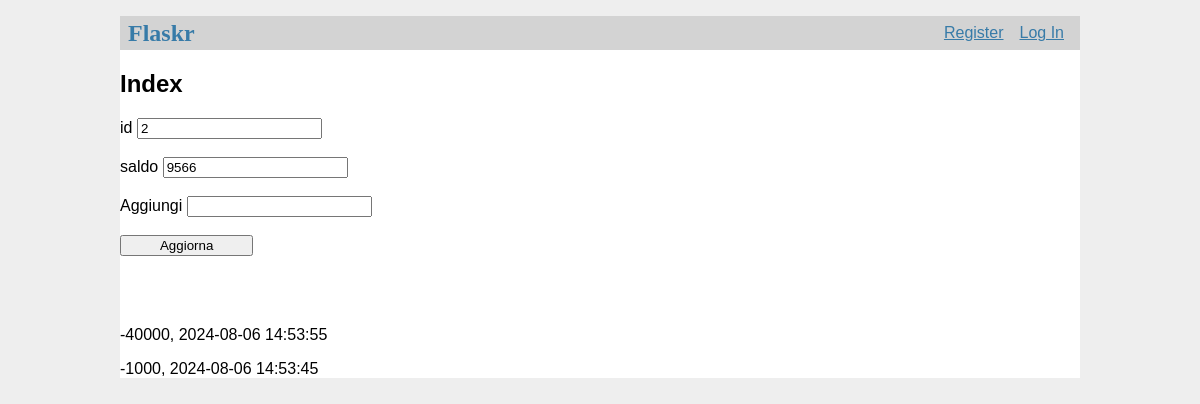
/account?id=2, run on the app's committed database.
### tables this page shows
CREATE TABLE conto (
  id INTEGER PRIMARY KEY AUTOINCREMENT,
  user_id INTEGER NOT NULL,
  soldi INTEGER NOT NULL,
  created TIMESTAMP NOT NULL DEFAULT CURRENT_TIMESTAMP,
  FOREIGN KEY (user_id) REFERENCES user (id)
);

CREATE TABLE transazioni (
  id INTEGER PRIMARY KEY AUTOINCREMENT,
  conto_id INTEGER NOT NULL,
  user_id INTEGER NOT NULL,
  soldi INTEGER NOT NULL,
  created TIMESTAMP NOT NULL DEFAULT CURRENT_TIMESTAMP,
  FOREIGN KEY (user_id) REFERENCES user (id),
  FOREIGN KEY (conto_id) REFERENCES conto (id)
);

### flaskr/moneymanager.py (the view)
@bp.route('/account', methods=['GET'])
def account():
    db = get_db()
    id = request.args.get('id')
    print(id)
    query = '''
    SELECT *
    FROM user
    INNER JOIN conto ON user.id = conto.user_id
    WHERE user.id = ?
    '''
    cursor = db.execute(query, (id,))
    result = cursor.fetchone()
    query = '''
    SELECT *
    FROM user
    INNER JOIN transazioni ON user.id = transazioni.user_id
    WHERE user.id = ?
    ORDER BY created DESC
    '''
    cursor = db.execute(query, (id,))
    result1 = cursor.fetchall()
    return render_template('moneymanager/account.html', conto = result, transazioni = result1)

### flaskr/auth.py (called while the page is built)
@bp.before_app_request
def load_logged_in_user():
    user_id = session.get('user_id')
    if user_id is None:
        g.user = None
    else:
        g.user = get_db().execute(
            'SELECT * FROM user WHERE id = ?', (user_id,)
        ).fetchone()

### flaskr/db.py (called while the page is built)
def get_db():
    if 'db' not in g:
        g.db = sqlite3.connect(
            current_app.config['DATABASE'],
            detect_types=sqlite3.PARSE_DECLTYPES
        )
        g.db.row_factory = sqlite3.Row
    return g.db

### flaskr/templates/moneyManager/account.html (shortened to what this page needs)
{% extends 'base.html' %}
    {% block content %}
    <h2>Index</h2>
    <form action="{{ url_for('moneymanager.add')}}" method="get">
        <label for="id">id</label>
        <input type="number" id="id" name="id" value="{{conto['user_id']}}" readonly ><br><br>
        <label for="saldo">saldo</label>
        <input type="number" id="saldo" name="saldo" value="{{conto['soldi']}}" readonly ><br><br>
        <label for="soldi">Aggiungi</label>
        <input type="number" id="soldi" name="soldi" required><br><br>
        <input type="submit" value="Aggiorna">
    </form>
    <br><br><br>
    {% for t in transazioni %}
        <p>{{ t['soldi'] }}, {{ t['created'] }}</p>
    {% endfor %}
    {% endblock %}

### flaskr/static/style.css (style rules this page uses)
body { max-width: 960px; margin: 0 auto; background: white; }
input[type=submit] { align-self: start; min-width: 10em; }

### data on the page
conto: id "2", saldo "9566"
transazioni: soldi "-40000", created "2024-08-06 14:53:55"
transazioni: soldi "-1000", created "2024-08-06 14:53:45"
